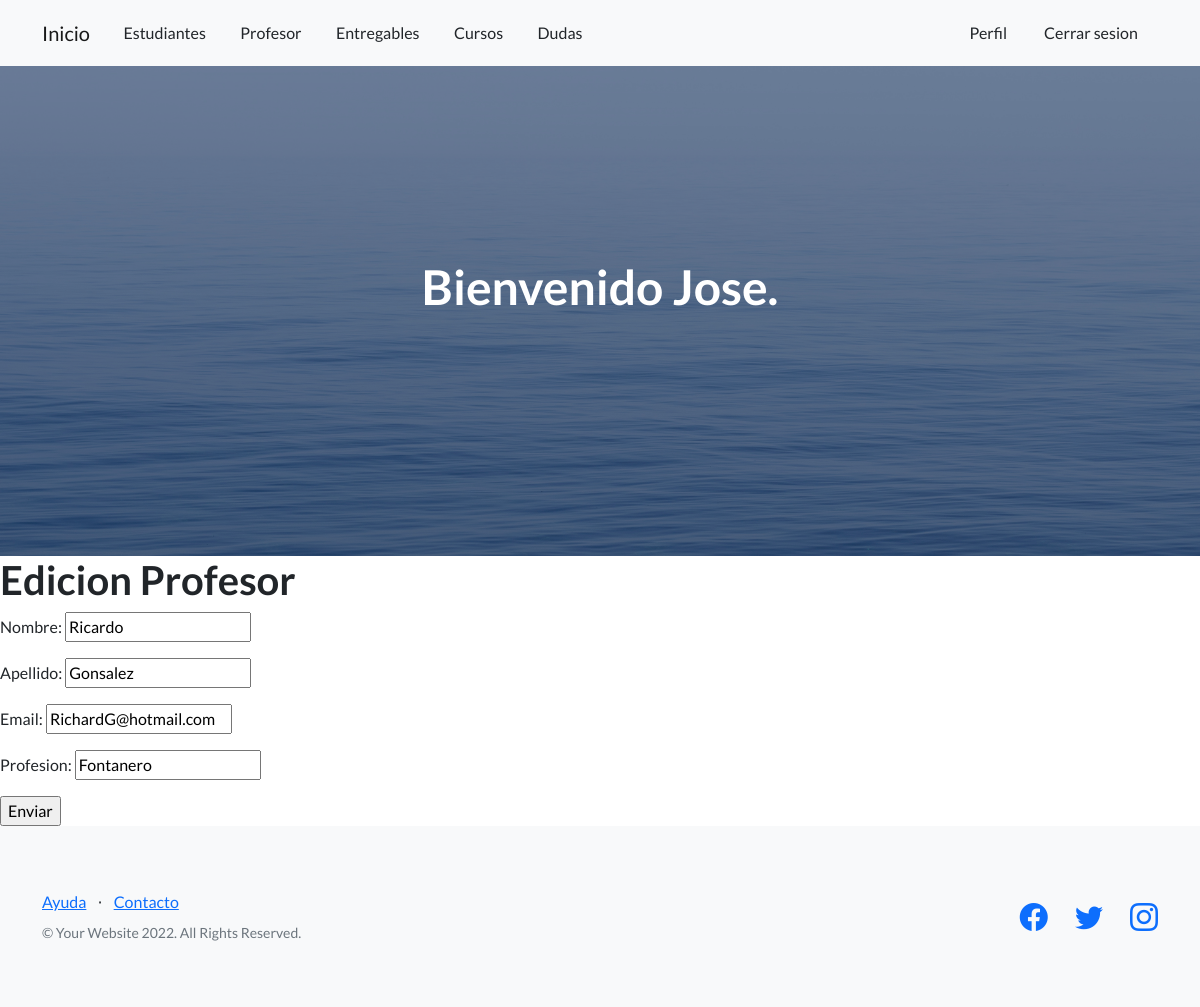
The app's page /profesor_edit/1 (signed in) with its own data.
### AppCoder/models.py (models this page shows, shortened)
class Profesor(models.Model):
    nombre=models.CharField(max_length=40)
    apellido=models.CharField(max_length=40)
    email= models.EmailField()
    profesion=models.CharField(max_length=40)

### AppCoder/views.py (the view)
# urls.py: path('profesor_edit/<pk>',views.ProfesorUpdate.as_view(), name="EditP"),
class ProfesorUpdate(UpdateView):
    model=Profesor
    success_url="/profesor/list"
    fields=['nombre','apellido','email','profesion']

### AppCoder/templates/AppCoder/profesor_form.html
{% extends 'AppCoder/padre.html' %}
{% load static %}
{% block ContenidoQueCambia  %}
<body>
    <h1>Edicion Profesor</h1>
    <form method="POST">{%csrf_token%}
        {{form.as_p}}
        <input type="submit" value="Enviar" />
    </form>
</body>
{% endblock  %}

### AppCoder/templates/AppCoder/padre.html (shortened to what this page needs)
<!DOCTYPE html>
<html lang="en">
    <head>
        {%load static%}
        <link href="https://cdn.jsdelivr.net/npm/bootstrap-icons@1.5.0/font/bootstrap-icons.css" rel="stylesheet" type="text/css" />
        <link href="{% static 'AppCoder/css/styles.css' %}" rel="stylesheet" />
    </head>
    <body>
        <nav class="navbar navbar-light bg-light static-top">
            <div class="container">
                    <a class="navbar-brand" href="{% url 'Inicio' %}">Inicio</a>
                    <a class="btn btn" href="/Estudiantes">Estudiantes</a>
                    <a class="btn btn" href="/Profesores">Profesor</a>
                    <a class="btn btn" href="/Entregables">Entregables</a>
                    <a class="btn btn" href="/Cursos">Cursos</a>
                    <a class="btn btn" href="/Dudas">Dudas</a>
                <div class="col-lg-6 h-100 text-center text-lg-end my-auto">
                    {%if request.user.is_authenticated%}
                    <a class="btn btn" href="/VerPerfil">Perfil</a>
                    <a class="btn btn" href="/logout">Cerrar sesion</a>
                    {%endif%}
                </div>
            </div>
        </nav>
        <header class="masthead">
            <div class="container position-relative">
                <div class="row justify-content-center">
                    <div class="col-xl-6">
                        <div class="text-center text-white">
                            {%if request.user.is_authenticated%}
                            <h1 class="mb-5">Bienvenido {{user.username}}.</h1>
                            {%endif%}
                        </div>
                    </div>
                </div>
            </div>
        </header>
        {% block ContenidoQueCambia %}
        {% endblock  %}
        <footer class="footer bg-light">
            <div class="container">
                <div class="row">
                    <div class="col-lg-6 h-100 text-center text-lg-start my-auto">
                        <ul class="list-inline mb-2">
                            <li class="list-inline-item"><a href="#!">Ayuda</a></li>
                            <li class="list-inline-item">⋅</li>
                            <li class="list-inline-item"><a href="#!">Contacto</a></li>
                        </ul>
                        <p class="text-muted small mb-4 mb-lg-0">&copy; Your Website 2022. All Rights Reserved.</p>
                    </div>
                    <div class="col-lg-6 h-100 text-center text-lg-end my-auto">
                        <ul class="list-inline mb-0">
                            <li class="list-inline-item me-4">
                                <a href="#!"><i class="bi-facebook fs-3"></i></a>
                            </li>
                            <li class="list-inline-item me-4">
                                <a href="#!"><i class="bi-twitter fs-3"></i></a>
                            </li>
                            <li class="list-inline-item">
                                <a href="#!"><i class="bi-instagram fs-3"></i></a>
                            </li>
                        </ul>
                    </div>
                </div>
            </div>
        </footer>
    </body>
</html>

### records on screen
Profesor: nombre "Ricardo", apellido "Gonsalez", email "RichardG@hotmail.com", profesion "Fontanero"

### other values on screen
{{ user.username }} "Jose"
